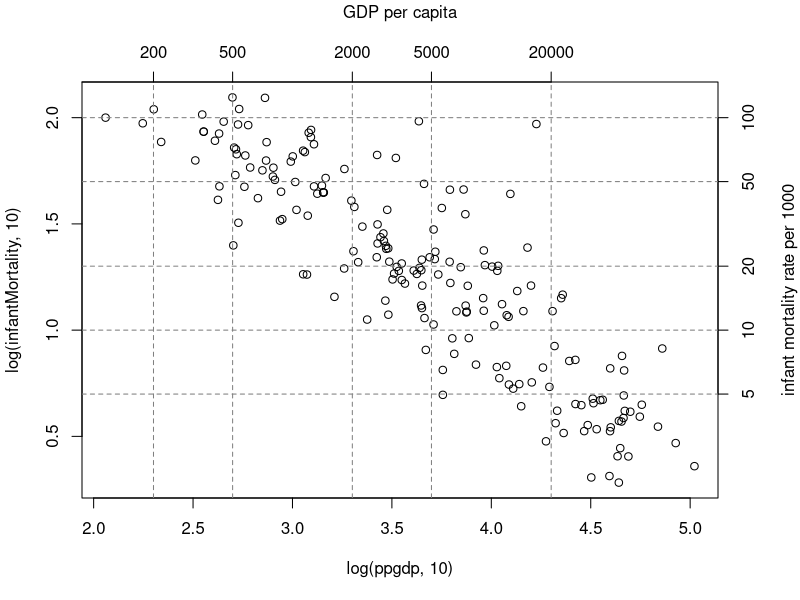
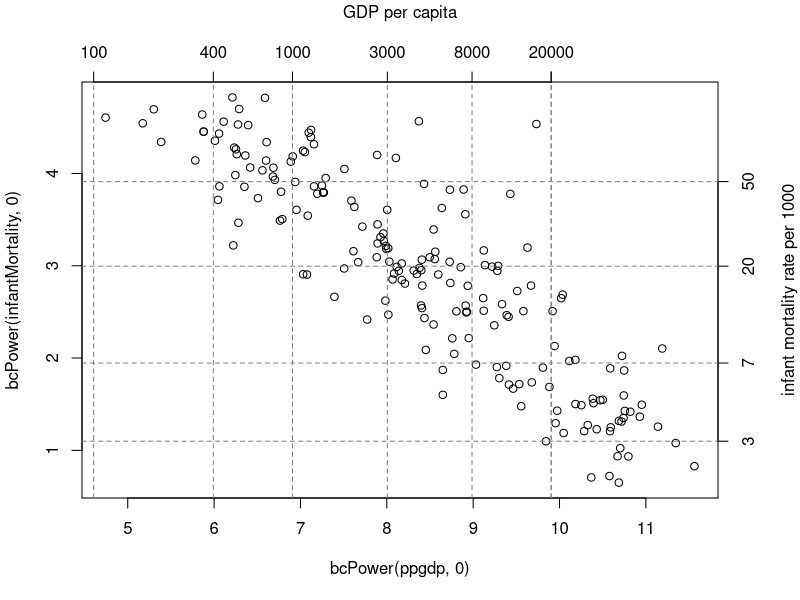
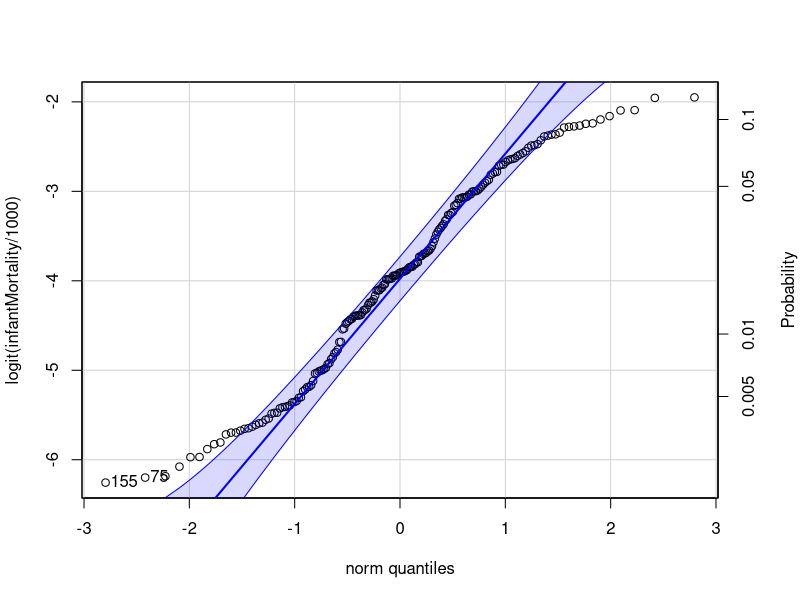
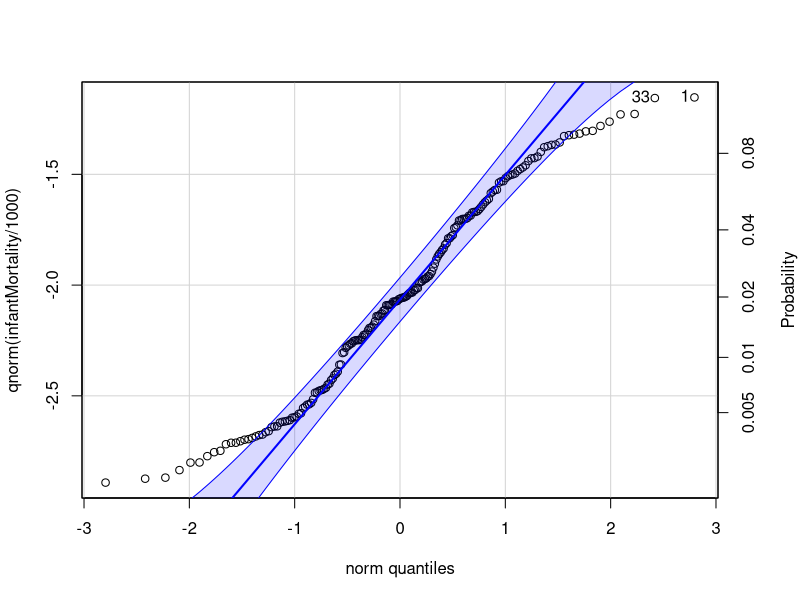
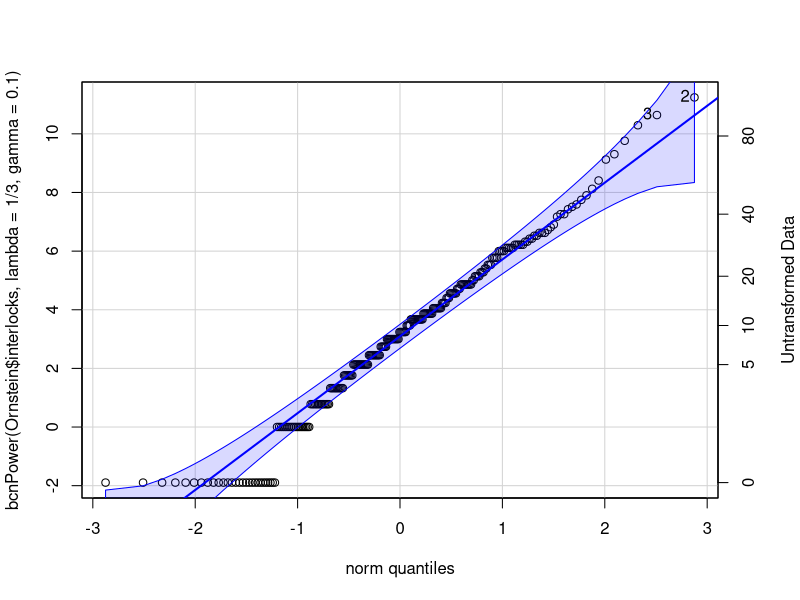

Reproduce these figures in R, in order.
## ---- chunk 1
knitr::opts_chunk$set(echo = TRUE)
library(car)
## ---- chunk 2

UN <- na.omit(UN)
par(mar=c(5, 4, 4, 4) + 0.1) # leave space on right
with(UN, plot(log(ppgdp, 10), log(infantMortality, 10)))
basicPowerAxis(0, base=10, side="above",
at=c(50, 200, 500, 2000, 5000, 20000), grid=TRUE,
axis.title="GDP per capita")
basicPowerAxis(0, base=10, side="right",
at=c(5, 10, 20, 50, 100), grid=TRUE,
axis.title="infant mortality rate per 1000")
with(UN, plot(bcPower(ppgdp, 0), bcPower(infantMortality, 0)))
bcPowerAxis(0, side="above",
grid=TRUE, axis.title="GDP per capita")
bcPowerAxis(0, side="right",
grid=TRUE, axis.title="infant mortality rate per 1000")
with(UN, qqPlot(logit(infantMortality/1000)))
probabilityAxis()
with(UN, qqPlot(qnorm(infantMortality/1000)))
probabilityAxis(at=c(.005, .01, .02, .04, .08, .16), scale="probit")
qqPlot(bcnPower(Ornstein$interlocks, lambda=1/3, gamma=0.1))
bcnPowerAxis(1/3, 0.1, at=c(o=0, 5, 10, 20, 40, 80))
